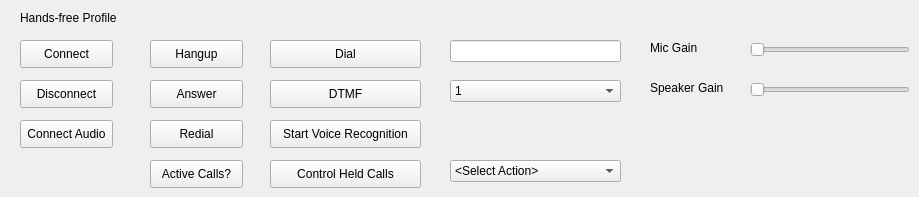
    <widget class="QWidget" name="tabHF">
     <attribute name="title">
      <string>HF</string>
     </attribute>
     <widget class="QPushButton" name="btnConnectHF">
      <property name="geometry">
       <rect>
        <x>20</x>
        <y>40</y>
        <width>93</width>
        <height>28</height>
       </rect>
      </property>
      <property name="text">
       <string>Connect</string>
      </property>
     </widget>
     <widget class="QPushButton" name="btnDisconnectHF">
      <property name="geometry">
       <rect>
        <x>20</x>
        <y>80</y>
        <width>93</width>
        <height>28</height>
       </rect>
      </property>
      <property name="text">
       <string>Disconnect</string>
      </property>
     </widget>
     <widget class="QPushButton" name="btnHFConnectAudio">
      <property name="geometry">
       <rect>
        <x>20</x>
        <y>120</y>
        <width>93</width>
        <height>28</height>
       </rect>
      </property>
      <property name="text">
       <string>Connect Audio</string>
      </property>
     </widget>
     <widget class="QPushButton" name="btnHFHangup">
      <property name="geometry">
       <rect>
        <x>150</x>
        <y>40</y>
        <width>93</width>
        <height>28</height>
       </rect>
      </property>
      <property name="text">
       <string>Hangup</string>
      </property>
     </widget>
     <widget class="QPushButton" name="btnHFAnswer">
      <property name="geometry">
       <rect>
        <x>150</x>
        <y>80</y>
        <width>93</width>
        <height>28</height>
       </rect>
      </property>
      <property name="text">
       <string>Answer</string>
      </property>
     </widget>
     <widget class="QPushButton" name="btnHFRedial">
      <property name="geometry">
       <rect>
        <x>150</x>
        <y>120</y>
        <width>93</width>
        <height>28</height>
       </rect>
      </property>
      <property name="text">
       <string>Redial</string>
      </property>
     </widget>
     <widget class="QPushButton" name="btnHFActiveCalls">
      <property name="geometry">
       <rect>
        <x>150</x>
        <y>160</y>
        <width>93</width>
        <height>28</height>
       </rect>
      </property>
      <property name="text">
       <string>Active Calls?</string>
      </property>
     </widget>
     <widget class="QPushButton" name="btnHFDTMF">
      <property name="geometry">
       <rect>
        <x>270</x>
        <y>80</y>
        <width>151</width>
        <height>28</height>
       </rect>
      </property>
      <property name="text">
       <string>DTMF</string>
      </property>
     </widget>
     <widget class="QPushButton" name="btnHFVoiceReco">
      <property name="geometry">
       <rect>
        <x>270</x>
        <y>120</y>
        <width>151</width>
        <height>28</height>
       </rect>
      </property>
      <property name="text">
       <string>Start Voice Recognition</string>
      </property>
     </widget>
     <widget class="QPushButton" name="btnHFDial">
      <property name="geometry">
       <rect>
        <x>270</x>
        <y>40</y>
        <width>151</width>
        <height>28</height>
       </rect>
      </property>
      <property name="text">
       <string>Dial</string>
      </property>
     </widget>
     <widget class="QPushButton" name="btnHFCallHeld">
      <property name="geometry">
       <rect>
        <x>270</x>
        <y>160</y>
        <width>151</width>
        <height>28</height>
       </rect>
      </property>
      <property name="text">
       <string>Control Held Calls</string>
      </property>
     </widget>
     <widget class="QLineEdit" name="lineEditHFDial">
      <property name="geometry">
       <rect>
        <x>450</x>
        <y>40</y>
        <width>171</width>
        <height>22</height>
       </rect>
      </property>
     </widget>
     <widget class="QComboBox" name="cbHFDTMF">
      <property name="geometry">
       <rect>
        <x>450</x>
        <y>80</y>
        <width>171</width>
        <height>22</height>
       </rect>
      </property>
      <item>
       <property name="text">
        <string>1</string>
       </property>
      </item>
      <item>
       <property name="text">
        <string>2</string>
       </property>
      </item>
      <item>
       <property name="text">
        <string>3</string>
       </property>
      </item>
      <item>
       <property name="text">
        <string>4</string>
       </property>
      </item>
      <item>
       <property name="text">
        <string>5</string>
       </property>
      </item>
      <item>
       <property name="text">
        <string>6</string>
       </property>
      </item>
      <item>
       <property name="text">
        <string>7</string>
       </property>
      </item>
      <item>
       <property name="text">
        <string>8</string>
       </property>
      </item>
      <item>
       <property name="text">
        <string>9</string>
       </property>
      </item>
      <item>
       <property name="text">
        <string>0</string>
       </property>
      </item>
      <item>
       <property name="text">
        <string>*</string>
       </property>
      </item>
      <item>
       <property name="text">
        <string>#</string>
       </property>
      </item>
     </widget>
     <widget class="QComboBox" name="cbHFHeldCalls">
      <property name="geometry">
       <rect>
        <x>450</x>
        <y>160</y>
        <width>171</width>
        <height>22</height>
       </rect>
      </property>
      <item>
       <property name="text">
        <string>&lt;Select Action&gt;</string>
       </property>
      </item>
      <item>
       <property name="text">
        <string>Release all held</string>
       </property>
      </item>
      <item>
       <property name="text">
        <string>Release active accept other</string>
       </property>
      </item>
      <item>
       <property name="text">
        <string>Place active on hold</string>
       </property>
      </item>
      <item>
       <property name="text">
        <string>accept other</string>
       </property>
      </item>
      <item>
       <property name="text">
        <string>Add held to conversation</string>
       </property>
      </item>
      <item>
       <property name="text">
        <string>Connect 2 calls and drop</string>
       </property>
      </item>
     </widget>
     <widget class="QLabel" name="labelHFMic">
      <property name="geometry">
       <rect>
        <x>650</x>
        <y>40</y>
        <width>55</width>
        <height>16</height>
       </rect>
      </property>
      <property name="text">
       <string>Mic Gain</string>
      </property>
     </widget>
     <widget class="QSlider" name="horizontalSliderHFMic">
      <property name="geometry">
       <rect>
        <x>750</x>
        <y>40</y>
        <width>160</width>
        <height>19</height>
       </rect>
      </property>
      <property name="orientation">
       <enum>Qt::Horizontal</enum>
      </property>
     </widget>
     <widget class="QSlider" name="horizontalSliderHFSpeaker">
      <property name="geometry">
       <rect>
        <x>750</x>
        <y>80</y>
        <width>160</width>
        <height>19</height>
       </rect>
      </property>
      <property name="orientation">
       <enum>Qt::Horizontal</enum>
      </property>
     </widget>
     <widget class="QLabel" name="labelHFSpeaker">
      <property name="geometry">
       <rect>
        <x>650</x>
        <y>80</y>
        <width>81</width>
        <height>16</height>
       </rect>
      </property>
      <property name="text">
       <string>Speaker Gain</string>
      </property>
     </widget>
     <widget class="QLabel" name="label_26">
      <property name="geometry">
       <rect>
        <x>20</x>
        <y>10</y>
        <width>121</width>
        <height>16</height>
       </rect>
      </property>
      <property name="text">
       <string>Hands-free Profile</string>
      </property>
     </widget>
    </widget>
